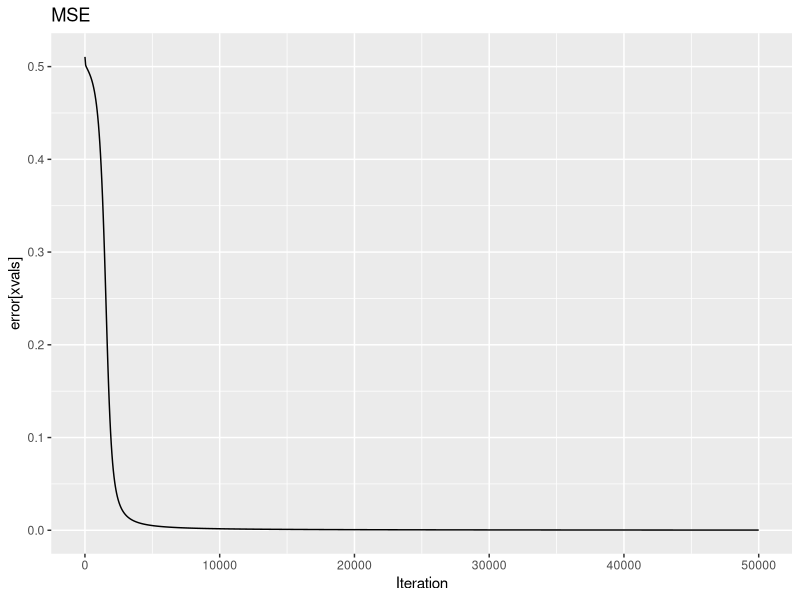
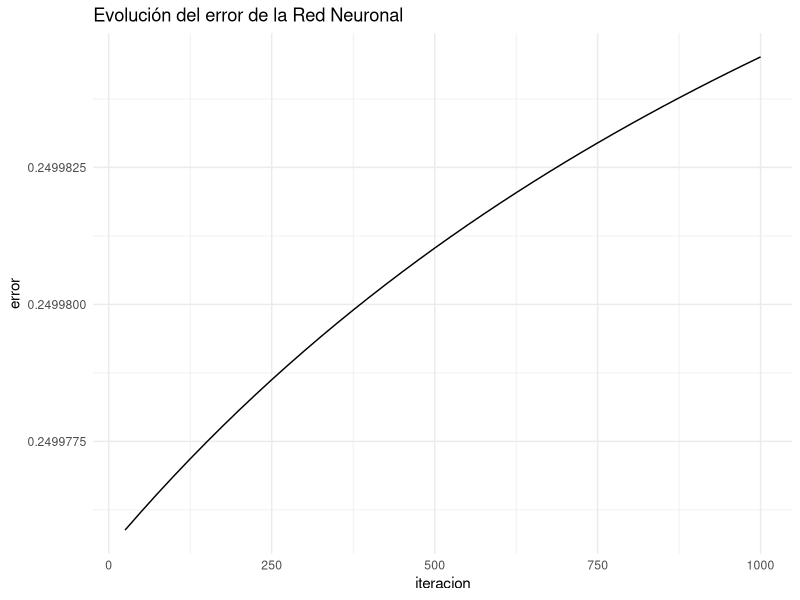

These charts were generated, in order, by the following R code:
## ---- chunk 1
#Implementing NN in R
# input matrix
X=matrix(c(1,0,1,0,1,0,1,1,0,1,0,1),nrow = 3, ncol=4,byrow = TRUE)

# output matrix
Y=matrix(c(1,0,0),byrow=FALSE)
## ---- chunk 2
#sigmoid function
sigmoid<-function(x){
1/(1+exp(-x))
}

# derivative of sigmoid function
derivatives_sigmoid<-function(x){
x*(1-x)
}
## ---- chunk 3
# variable initialization
epoch=10000 #number of iteration
lr=0.5
inputlayer_neurons=ncol(X)
hiddenlayer_neurons=5
output_neurons=1
## ---- chunk 4
#weight and bias initialization
wh=matrix(rnorm(inputlayer_neurons*hiddenlayer_neurons,mean=0,sd=1), inputlayer_neurons, hiddenlayer_neurons) #create a inputlayer_neurons x  hiddenlayer_neurons matrix
wh
bias_input=rep(runif(hiddenlayer_neurons), nrow(X))
bh=matrix(bias_input, nrow = nrow(X), byrow = FALSE)
bh

wout=matrix(rnorm(hiddenlayer_neurons*output_neurons,mean=0,sd=1), hiddenlayer_neurons, output_neurons)
wout

bias_output=rep(runif(output_neurons),nrow(X))
bout=matrix(bias_output,nrow = nrow(X),byrow = FALSE)
bout
## ---- chunk 5
# forward propagation
for(i in 1:epoch){


  hidden_layer_input=X%*%wh+bh
  hidden_layer_activations=sigmoid(hidden_layer_input)
  
  output_layer_input=hidden_layer_activations%*%wout+bout
  output= sigmoid(output_layer_input)
  
  # Back Propagation
  
  E=Y-output #loss function
  slope_output_layer=derivatives_sigmoid(output)
  slope_hidden_layer=derivatives_sigmoid(hidden_layer_activations)
  
  d_output=E*slope_output_layer
  
  Error_at_hidden_layer=d_output%*%t(wout)
  d_hiddenlayer=Error_at_hidden_layer*slope_hidden_layer
  
  wout= wout + (t(hidden_layer_activations)%*%d_output)*lr
  bout= bout+rowSums(d_output)*lr
  
  wh = wh +(t(X)%*%d_hiddenlayer)*lr
  bh = bh + rowSums(d_hiddenlayer)*lr

}
output
## ---- chunk 6
# libraries
suppressPackageStartupMessages(library(ggplot2))
suppressPackageStartupMessages(library(caret))

# set up data
id <- sample(rep(1:4, 2), 8)
X <- matrix(c(0, 0, 1, 1, 1, 1, 1, 0, 1, 0, 1, 1), nrow = 4, byrow = FALSE)
X <- X[id,]
y <- matrix(c(0, 1, 1, 0, 1, 0, 0, 1), nrow = 4)
y <- y[id,]

# activation function
# sigmoid
sigmoid <- function(x) return(1/(1+exp(-x)))
d.sigmoid <- function(x) return(x*(1-x))
## ---- chunk 7
# neural net function with 1 hidden layer - user specifies number of nodes
myNeuralNet <- function(X, y, hl, niters, learning.rate){

  # add in intercept
  X <- cbind(rep(1, nrow(X)), X)

  # set error array
  error <- rep(0, niters)

  # set up weights
  # the +1 is to add in the intercept/bias parameter
  W1 <- matrix(runif(ncol(X)*hl[1], -1, 1), nrow = ncol(X))
  W2 <- matrix(runif((hl[1]+1)*hl[2], -1, 1), nrow = hl[1]+1)
  W3 <- matrix(runif((hl[2]+1)*ncol(y), -1, 1), nrow = hl[2]+1)

  for(k in 1:niters){

    # calculate the hidden and output layers using X and hidden layer as inputs
    # hidden layer 1 and 2 have a column of ones appended for the bias term
    hidden1 <- cbind(matrix(1, nrow = nrow(X)), sigmoid(X %*% W1))
    hidden2 <- cbind(matrix(1, nrow = nrow(X)), sigmoid(hidden1 %*% W2))
    y_hat <- sigmoid(hidden2 %*% W3)

    # calculate the gradient and back prop the errors
    # see theory above
    y_hat_del <- (y-y_hat)*(d.sigmoid(y_hat))
    hidden2_del <- y_hat_del %*% t(W3)*d.sigmoid(hidden2)
    hidden1_del <- hidden2_del[,-1] %*% t(W2)*d.sigmoid(hidden1)

    # update the weights
    W3 <- W3 + learning.rate*t(hidden2) %*% y_hat_del
    W2 <- W2 + learning.rate*t(hidden1) %*% hidden2_del[,-1]
    W1 <- W1 + learning.rate*t(X) %*% hidden1_del[,-1]

    # storing error (MSE)
    error[k] <- 1/nrow(y)*sum((y-y_hat)^2)
    if((k %% (10^4+1)) == 0) cat("mse:", error[k], "\n")
  }

  # plot loss
  xvals <- seq(1, niters, length = 1000)
  print(qplot(xvals, error[xvals], geom = "line", main = "MSE", xlab = "Iteration"))

  return(y_hat)
}
## ---- chunk 8
# set parameters
hidden.layers <- c(6, 6)
iter <- 50000
lr <- 0.02

# run neural net
out <- myNeuralNet(X, y, hl = hidden.layers, niters= iter, learning.rate = lr)
## ---- chunk 9
circulo <- function(x, R, centroX=0, centroY=0){
r = R * sqrt(runif(x))
theta = runif(x) * 2 * pi
x = centroX + r * cos(theta)
y = centroY + r * sin(theta)

z = data.frame(x = x, y = y)
return(z)
}

datos1 <- circulo(150,0.5)
datos2 <- circulo(150,1.5)

datos1$Y <- 1
datos2$Y <- 0
datos <- rbind(datos1,datos2)

rm(datos1,datos2, circulo)

X <- as.matrix(datos[,1:2])
Y <- as.matrix(datos[,3])
## ---- chunk 10
neuron <- setRefClass(
  "neuron",
  fields = list(
    activation_function = "list",
    number_of_connections = "numeric",
    number_of_neurons = "numeric",
    W = "matrix",
    b = "numeric"
  ),
  methods = list(
    initialize = function(activation_function, number_of_connections, number_of_neurons)
    {
      activation_function <<- activation_function
      number_of_connections <<- number_of_connections
      number_of_neurons <<- number_of_neurons
      W <<- matrix(runif(number_of_connections*number_of_neurons),
                   nrow = number_of_connections)
      b <<- runif(number_of_neurons)
    }
  )
)
## ---- chunk 11
sigmoid = function(x) {
  y = list() 
  y[['x']] <- 1 / (1 + exp(-x))
  y[['dx']] <- x * (1 - x)
  return(y)
}
## ---- chunk 12
relu <- function(x){
  y <- list()
  y[['x']] <- ifelse(x<0,0,x)
  y[['dx']] <- ifelse(x<0,0,1)
  return(y)
}
## ---- chunk 13
n = ncol(X) 
layers = c(n,30, 1) 
functions = list(sigmoid = sigmoid, sigmoid = sigmoid) 
neural_network <- list()

for (i in 1:(length(layers)-1)){
    neural_network[[paste('Neuron',i)]] <- neuron$new(functions[i],layers[i], layers[i+1])
    
}

neural_network
## ---- chunk 14
forward <- function(nn, X,Y){

out = list()
out[['Input Layer']] <- c(list(matrix(0,ncol=2,nrow=1)), list(X))
names(out[['Input Layer']]) <- c('z', 'a')
  for(i in c(1:(length(nn)))){
    z = list((out[[i]][[2]] %*% nn[[i]]$W + nn[[i]]$b)) #multiply input by weights adjusted by bias
    a = list(nn[[i]]$activation_function[[1]](z[[1]])[['x']])
    
    out[[i+1]] <- c(z,a)
    names(out[[i+1]]) <- c('z', 'a')
    
    if (i == length(nn))
      names(out)[[i+1]] <- 'Output Layer'
    else
      names(out)[[i+1]] <- paste('Hidden Layer', i)
    
  }
return(out)
}
## ---- chunk 15
f1 <- forward(neural_network, X,Y)
head(f1$`Output Layer`$a)
## ---- chunk 16
backprop <- function(forward, nn, Y, lr = 0.01){

  for (i in rev(1:length(nn))){
    z = forward[[i+1]][['z']]
    a = forward[[i+1]][['a']]
  
    if(i == length(nn)){
      delta <- (Y - a) * nn[[i]]$activation_function[[1]](a)[['dx']]
    } else{
      delta <- delta %*% W  * nn[[i]]$activation_function[[1]](a)[['dx']]
    }

    W = t(nn[[i]]$W)
    

    nn[[i]]$b <- nn[[i]]$b - mean(delta) * lr
    nn[[i]]$W <- nn[[i]]$W - t(forward[[i]][['a']]) %*% delta * lr
  }
  x = list()
  x[[1]] <- nn
  x[[2]] <- forward[[length(forward)]][['a']]
  return(x)
}
## ---- chunk 17
b1 <- backprop(f1, neural_network, Y)
## ---- chunk 18
Y_updated <- X
for (i in seq(1000)){
  
  f1 <- forward(neural_network, Y_updated, Y)
  b1 <- backprop(f1, neural_network, Y, 0.01)
  Y_updated[,2] <- b1[[2]]
  if(i %% 25 == 0){
    if(i == 25){
      iteracion <- i
      error <- mean(Y_updated[,2] - Y)^2
    }else{
          iteracion <- c(iteracion,i)
          error <- c(error,mean(Y_updated[,2] - Y)^2)      
    }
  }
}

head(Y_updated[,2])
## ---- chunk 19
library(ggplot2)

grafico = data.frame(Iteracion = iteracion, Error = error)

ggplot(grafico,aes(iteracion, error)) + geom_line() + theme_minimal() +
  labs(title = "Evolución del error de la Red Neuronal")
